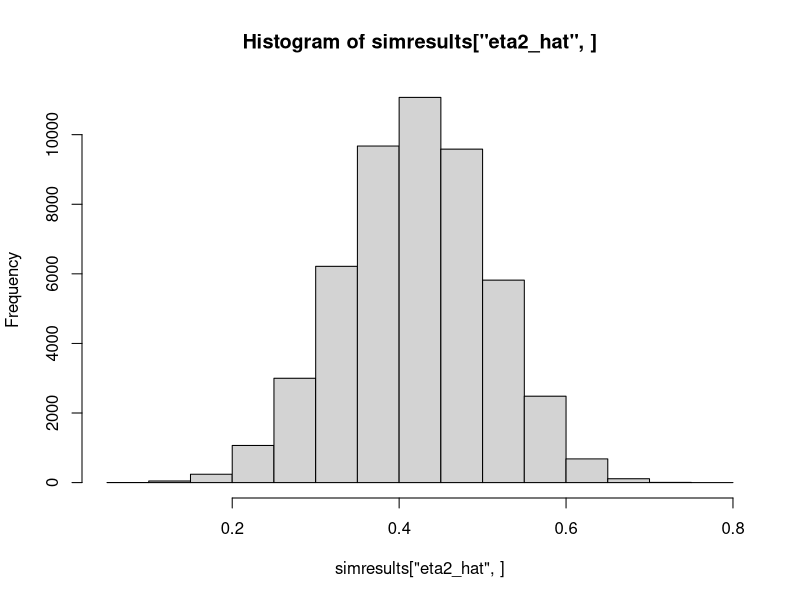
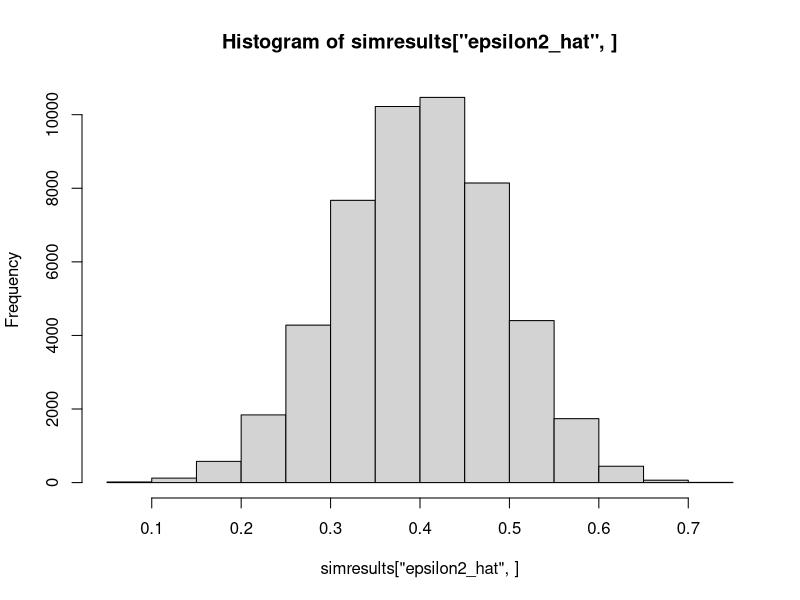
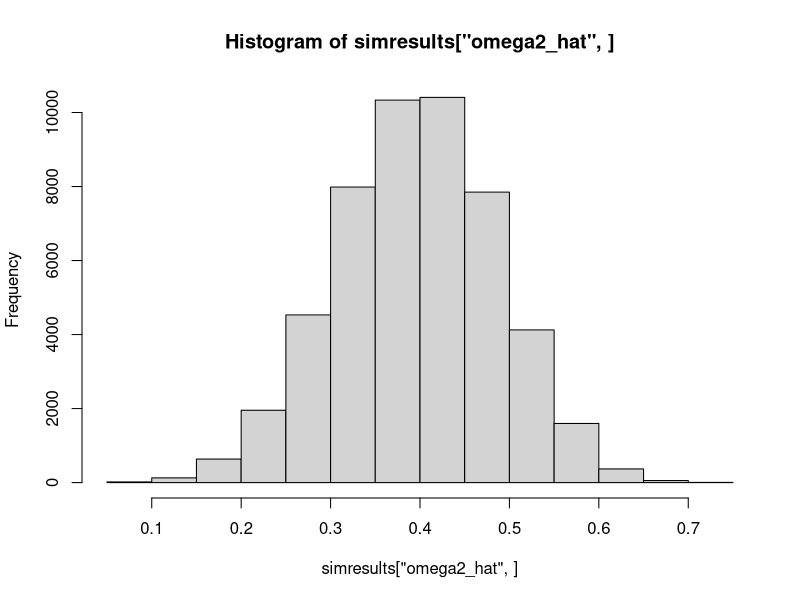
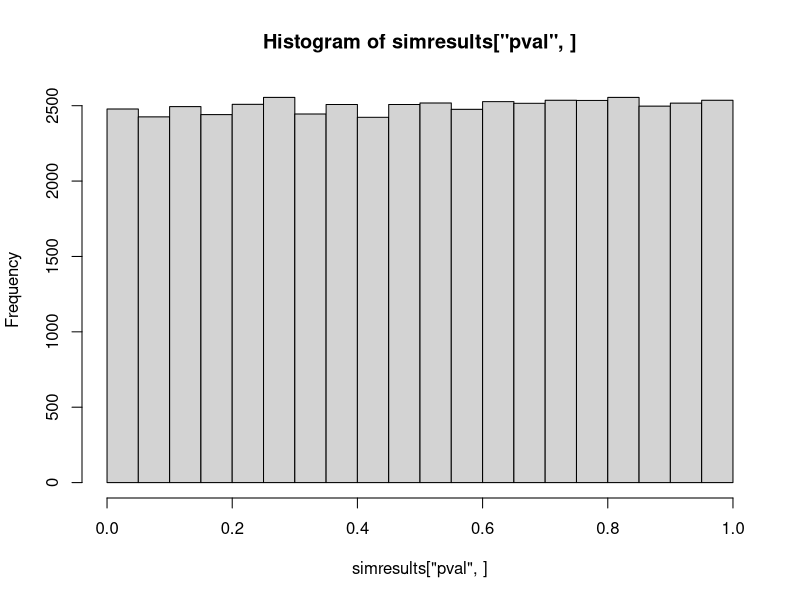

Generate these figures, in order, with R: (Note: this script raises an error after producing the figures.)


############################################
#  start of noninf_Fstat  function
############################################

# example:
# aovdata<-simdata(20) 
# aovobject <-aov(aovdata$dat~aovdata$groups)
# noninf_Fstat(aovobject, 0.35)

noninf_Fstat <-  function(aovobject, eq_bound_eta=0.4, alpha = 0.05, within=FALSE, makeplot =FALSE, tol = 1e-09){
 
 

if(within==FALSE){ttt <- summary(aovobject)} 
if(within==TRUE){ttt <- summary(aovobject)$"Error: Within"}
# using the notation as in Okada (2013)

Fstat= ttt[[1]]$F[1]
dfb= ttt[[1]]$Df[1]
dfw= ttt[[1]]$Df[2]
SSb= (ttt[[1]])$"Sum Sq"[1]
SSw= (ttt[[1]])$"Sum Sq"[2]
SSt= SSb + SSw
MSb= (ttt[[1]])$"Mean Sq"[1]
MSw= (ttt[[1]])$"Mean Sq"[2]

if(within==FALSE){N= nobs((aovobject))}
if(within==TRUE){N= (dfw/(dfb+1))+1 }

# we use notation as in Okada (2013): 

eta2_hat =  SSb/SSt
epsilon2_hat = (SSb-dfb*MSw)/SSt
omega2_hat = (SSb-dfb*MSw)/(SSt+MSw)  # Note that there is a typo in eq.5 of Okada (2013)


# compare the three different estimates:
c(eta2_hat, epsilon2_hat, omega2_hat)

  #Then calculate one-sided (1-alpha)% CI for eta2.

  ncp_upper <- uniroot(function(q){ 
  
  								(pf(Fstat, 
                                       dfb, 
                                       dfw, 
                                       ncp = q) - (alpha))},

                       interval = c(0, 1000000),

                       tol = tol)$root

# Convert the CI bounds for the ncp to bounds for eta2:

  LL_CI <- 0
  UL_CI <- ncp_upper/(ncp_upper+N)

# calculate a p-value for the non-inferiority test:

      pval <- uniroot(function(alpha) (
    
    				pf(	Fstat, 
					dfb, 
				    dfw, 
					ncp = (eq_bound_eta * N) / (1 - eq_bound_eta)) - (alpha)),
                    interval = c(0,1),
                    tol = tol)$root


    # add plot if wanted:
if(makeplot==TRUE){
  ## TO DO: add plotting code
}
  
    if(eta2_hat > eq_bound_eta){
    print(paste("Warning: point estimate of", round(eta2_hat,3), "is above eq_bound_eta."))}

  
  if(pval==0){print(paste("warning: pval <=", tol,". Lower tol for additional accuracy."))}

	return(list(eta2_hat= eta2_hat, epsilon2_hat= epsilon2_hat, omega2_hat= omega2_hat, pval=pval, onesidedCI= c(LL_CI, UL_CI), Nobs=N))

}

############################################
#  end of noninf_Fstat  function
############################################


############################################
### Now a function "simdata()" that will be used for
### simulating ANOVA "across-subjects" data with J=3 groups, with 
### a true population signal-to-noise ratio
### of 0.667 and a true population
### eta2 of 0.4 (see Kelly(2007), section 3.2) :
### sigma2w = 1 (see Okada(2013))
### sigma2b = 0.666 (see Okada(2013))

simdata<-function(npergroup=100){

mu1 <- -1; mu2 <- 0; mu3 <- 1; mu <- 0

sigma2w = 1     #(see Okada(2013))
sigma2b = 2/3 #(see Okada(2013))

sigma2t = sigma2w + sigma2b

# We can write eta2 = sigma2b/sigma2t (see  Okada(2013))

eta2 <- sigma2b/sigma2t
eta2

# Or equivalently, eta2 = sigma2b/sigma2t (see  Okada(2013))

eta2 <- 1-sigma2w/sigma2t
eta2

n1 <- npergroup; n2 <- npergroup; n3 <- npergroup

N <- sum(c(n1,n2,n3))

tao1 <- mu1-mu; tao2 <- mu2-mu; tao3 <- mu3-mu

Lambda <-  sum(c(n1*tao1^2,n2*tao2^2,n3*tao3^2))/sigma2w

# Alternatively, Kelly(2007) Equation 42 can be written as:
sigma2p<- sum(c(n1*tao1^2,n2*tao2^2,n3*tao3^2))/N

# so that Lambda=
N*sigma2p/sigma2w

# The signal-to-noise ratio is defined as:
phi2 <- sigma2p/sigma2w
# or:
Lambda/N

# and the proportion of variance in Y accounted for by 
# knowing the level of the factor (or group status in 
# a single factor design) is defined as:
eta2 <- Lambda/(Lambda+N)
eta2

# simulate data:
dat1 <- rnorm(n1,mu1,sqrt(sigma2w))
dat2 <- rnorm(n2,mu2,sqrt(sigma2w))
dat3 <- rnorm(n3,mu3,sqrt(sigma2w))

dat <- c(dat1,dat2,dat3)
groups <- as.factor(c(rep(1,n1),rep(2,n2),rep(3,n3)))

aovdata<-data.frame(dat=dat, groups= groups)

return((aovdata))}

# Examples of using simdata() function: 
#simdata(10)  # n=30 observations
#simdata(20)  # n=60 observations




############################################
# Small simulation study (will take ~5min):
		 # We simulate data from a population
		 # where the true population eta_p^2 value is
		 # equal to 0.4 and the true population ncp = 40.
		 # We define the DELTA eq_bound_eta = 0.3999.
		 # This is a "between-subjects" design.
		
		 
nSim <- 50000
simresults <- apply(cbind(1:nSim),1, 
	function(x){
				if(round(x/37)==(x/37)){print(paste("% complete:",round(x/nSim,2)))}
		aovdata<-simdata(20) 
		aovobj<-aov(aovdata$dat~aovdata$groups)
		result<-noninf_Fstat(aovobj, eq_bound_eta=0.3999)
		return(unlist(result))
				} 
			)


## Is our point estimate, eta2_hat, unbiased for eta2? (true eta2=0.40)
mean(simresults["eta2_hat",], na.rm=TRUE)
median(simresults["eta2_hat",], na.rm=TRUE)
hist(simresults["eta2_hat",])

## Is our point estimate, epsilon2_hat, unbiased for eta2? (true eta2=0.40)
mean(simresults["epsilon2_hat",], na.rm=TRUE)
median(simresults["epsilon2_hat",], na.rm=TRUE)
hist(simresults["epsilon2_hat",])

## Is our point estimate, omega2_hat, unbiased for eta2? (true eta2=0.40)
mean(simresults["omega2_hat",], na.rm=TRUE)
median(simresults["omega2_hat",], na.rm=TRUE)
hist(simresults["omega2_hat",])

## In truth, all three estimators are biased, see Darlington, (1968)
## However, assymptotically (i.e. for very large n) they are all unbiased, see Maxell (1981).

## Does our test has correct type 1 error? (pvalues should be uniformly ditributed)
mean(simresults["pval",]<0.05, na.rm=TRUE)
median(simresults["pval",], na.rm=TRUE)
hist(simresults["pval",])




############################################
############################################

## We would also like to verify if our non-inferiority test for eta2
## works for a "within-subjects" design.

# We will simulate data from a population with the following parameters:
mu1=-1; mu2=0; mu3=1;
sigma2w <- 1
n1<-n2<-n3<-100
COR <- 0.85

# Before generating the data, what are the true population Lambda and pop. eta2 values?:
mu<-mean(c(mu1,mu2,mu3))
tao1 <- mu1-mu; tao2 <- mu2-mu; tao3 <- mu3-mu
(Lambda <-  sum(c(n1*tao1^2,n2*tao2^2,n3*tao3^2))/sigma2w)
(eta2 <- Lambda/(Lambda+N))

# Now here is a function to simulate data from the desired population;
# repeated measures within a subject are highly correlated (cor=0.85):
simdata_within<-function(n1){

mu1=-1; mu2=0; mu3=1;
sigma2w <- 1
n3<-n1
n2<-n1
COR <- 0.85

dat<-rmvnorm(n1, mean=c(mu1,mu2,mu3), sigma=matrix(c(sigma2w,COR,COR,COR, sigma2w, COR,COR, COR, sigma2w),3,3))

design_result <- data.frame(subject=rep(1:n1,3), y=c(dat), a=as.factor(sort(rep(1:3,n1)))) 
design_result}


## Test the function to create a dataset with 100 subjects:

dat<-simdata_within(100)

# alternatively, this could be done with:
#design_result <- ANOVA_design(string = "3w",
#                   n = n1, 
#                   mu = c(mu1, mu2, mu3), 
#                   sd = sigma2w, 
#                   r=0.85, 
#                   p_adjust = "none")


# Verify that the data is consistent with above parameters:
coldata<-cbind((dat[dat$a==1,]$y),(dat[dat$a==2,]$y),(dat[dat$a==3,]$y))
var(coldata)
colMeans(coldata)


# Run an ANOVA anlaysis:
aovobject<- aov(y~a +Error(subject), data= dat)

# Run a non-inferiority test with delta=0.45
# Note that N is the number of observations:
result<-noninf_Fstat(aovobject, eq_bound_eta=0.45, within=TRUE)
result

############################################
# Now a small simulation study (will take ~5min):
		 # We simulate data from a population
		 # where the true population eta_p^2 value is
		 # equal to 0.4 and the true population ncp = 40.
		 # We define the DELTA eq_bound_eta = 0.3999.
		 # This is a "within-subjects" design. 
nSim <- 1000

simresults <- apply(cbind(1:nSim),1, 
	function(x){
				if(round(x/37)==(x/37)){print(paste("% complete:",round(x/nSim,2)))}
			aovdata<-simdata_within(100)
 			   aovobj <-aov(y~a +Error(subject), data= aovdata)
				result<-noninf_Fstat(aovobj, eq_bound_eta=0.3999, within=TRUE)
				return(unlist(result))
				} 
			)


## Is our point estimate, eta2_hat, unbiased for eta2? (true eta2=0.40)
mean(simresults["eta2_hat",], na.rm=TRUE)
median(simresults["eta2_hat",], na.rm=TRUE)
hist(simresults["eta2_hat",])

## Is our point estimate, epsilon2_hat, unbiased for eta2? (true eta2=0.40)
mean(simresults["epsilon2_hat",], na.rm=TRUE)
median(simresults["epsilon2_hat",], na.rm=TRUE)
hist(simresults["epsilon2_hat",])

## Is our point estimate, omega2_hat, unbiased for eta2? (true eta2=0.40)
mean(simresults["omega2_hat",], na.rm=TRUE)
median(simresults["omega2_hat",], na.rm=TRUE)
hist(simresults["omega2_hat",])

## In truth, all three estimators are biased, see Darlington, (1968)
## However, assymptotically (i.e. for very large n) they are all unbiased, see Maxell (1981).

## Does our test has correct type 1 error? (pvalues should be uniformly ditributed)
mean(simresults["pval",]<0.05, na.rm=TRUE)
median(simresults["pval",], na.rm=TRUE)
hist(simresults["pval",])

